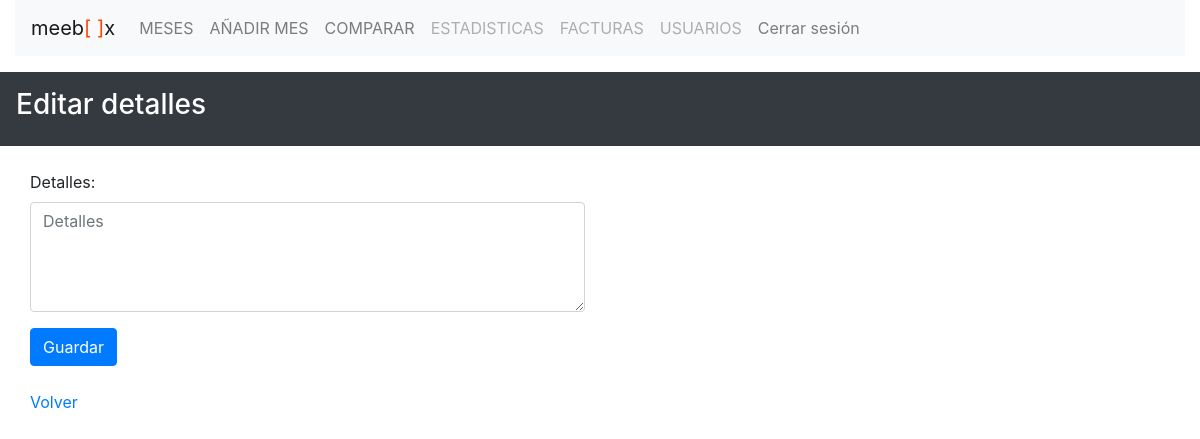
/edit_movimiento/321 (signed in), run on an earlier commit of the app's database.
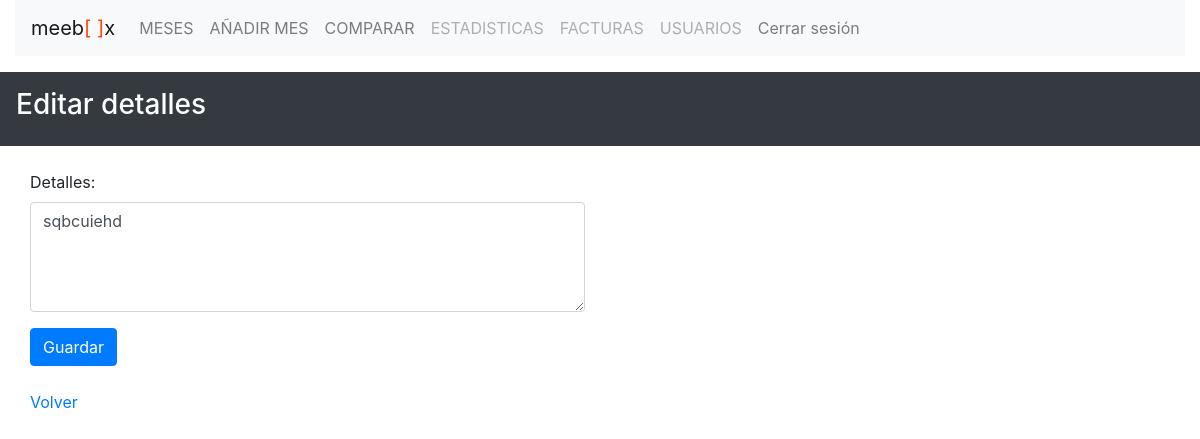
And on a later commit of the database.
### base/models.py (models this page shows, shortened)
class Entry(models.Model):
    creator = models.ForeignKey(User, on_delete=models.SET("deleted user"), null= True)
    month = models.ForeignKey(Month, on_delete=models.CASCADE, null= True)
    date = models.CharField(max_length=10)
    concepto = models.TextField(null=True, blank=True)
    cargo = models.CharField(max_length=100,null= True,blank= True)
    abono = models.CharField(max_length=100,null= True,blank= True)
    saldo = models.CharField(max_length=100,null= True,blank= True)
    description = models.TextField(null=True, blank=True)
    updated = models.DateTimeField(auto_now=True)
    created = models.DateTimeField(auto_now_add=True)

### base/views.py (the view)
# urls.py: path('edit_movimiento/<str:pk>', views.editEntry, name = 'editMovimiento'),
@login_required
def editEntry(request, pk):
    month_id = request.session.get('month_id')
    entry = Entry.objects.get(id=pk)
    form = entryForm(instance = entry)
    if request.method == 'POST':
        form = entryForm(request.POST, instance=entry)
        if form.is_valid():
            form.save()
            return redirect('other', month_id=month_id)
    context = {'form': form}
    return render(request, 'movimiento_edit.html',context)

### base/forms.py
class entryForm(ModelForm):
    class Meta:
        model = Entry
        fields = ['description']
        widgets = {
            'description': Textarea(attrs={
                'class': 'form-control',
                'placeholder': 'Detalles',
                'rows': 4
            }),
        }
        labels = {
            'description': 'Detalles',
        }
    def __init__(self, *args, **kwargs):
        super(entryForm, self).__init__(*args, **kwargs)
        self.fields['description'].label = 'Detalles'

### templates/movimiento_edit.html (shortened to what this page needs)
{% extends 'main_template.html' %}
{% block content %}
<div class="container-fluid p-3 my-3 bg-dark text-white"> <h3>Editar detalles</h3></div>
<div class="container-fluid mt-4">
    <div class="col-md-6">
    <form method = "POST" action = "">
        {{form.as_p}}
        <input type="submit" value="Guardar" class="btn btn-primary"/>
        <br>
        <br>
        <a href="{{request.META.HTTP_REFERER}}">Volver</a>
    </form>
</div>
</div>
{% endblock %}

What changed in the data, as far as the page shows it:
changed Entry: description (not shown) → "sqbcuiehd"
